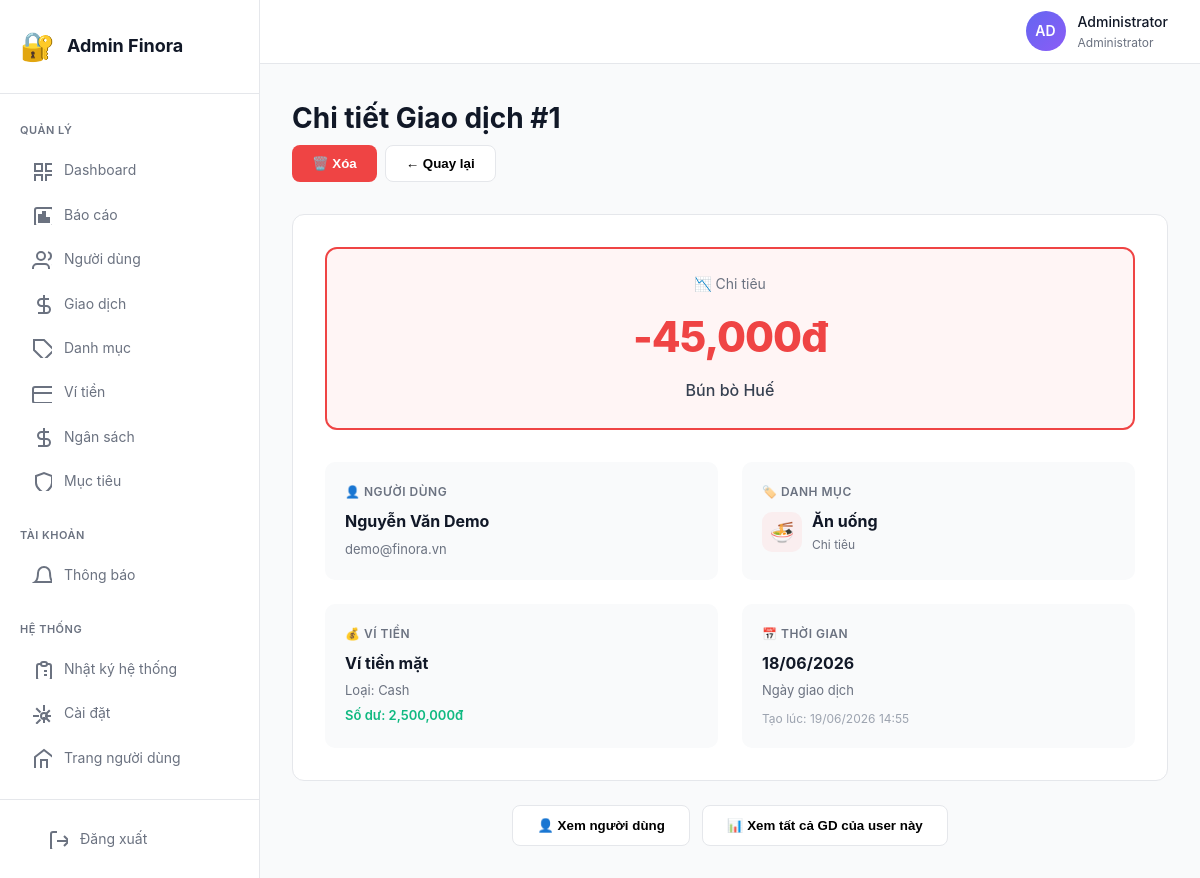
The app's page /admin/transaction-detail.php?id=1 with its own data.
### tables this page shows
CREATE TABLE transactions (
    id INT AUTO_INCREMENT PRIMARY KEY,
    user_id INT NOT NULL,
    wallet_id INT NOT NULL,
    category_id INT NOT NULL,
    type ENUM('income', 'expense', 'transfer') DEFAULT 'expense',
    amount DECIMAL(15,2) NOT NULL,
    description VARCHAR(255),
    note TEXT,
    transaction_date DATE NOT NULL,
    receipt_image VARCHAR(255) DEFAULT NULL,
    location VARCHAR(255) DEFAULT NULL,
    tags VARCHAR(255) DEFAULT NULL,
    created_at TIMESTAMP DEFAULT CURRENT_TIMESTAMP,
    updated_at TIMESTAMP DEFAULT CURRENT_TIMESTAMP ON UPDATE CURRENT_TIMESTAMP,
    FOREIGN KEY (user_id) REFERENCES users(id) ON DELETE CASCADE,
    FOREIGN KEY (wallet_id) REFERENCES wallets(id) ON DELETE CASCADE,
    FOREIGN KEY (category_id) REFERENCES categories(id) ON DELETE CASCADE,
    INDEX idx_user_date (user_id, transaction_date),
    INDEX idx_type (type),
    INDEX idx_wallet (wallet_id),
    INDEX idx_category (category_id),
    INDEX idx_date (transaction_date)
);

CREATE TABLE users (
    id INT AUTO_INCREMENT PRIMARY KEY,
    username VARCHAR(50) UNIQUE NOT NULL,
    email VARCHAR(255) UNIQUE NOT NULL,
    password VARCHAR(255) NOT NULL,
    full_name VARCHAR(100) NOT NULL,
    avatar VARCHAR(255) DEFAULT NULL,
    phone VARCHAR(20) DEFAULT NULL,
    role ENUM('admin', 'user') DEFAULT 'user',
    currency VARCHAR(10) DEFAULT 'VND',
    monthly_budget DECIMAL(15,2) DEFAULT 0,
    remember_token VARCHAR(100) DEFAULT NULL,
    is_active TINYINT(1) DEFAULT 1,
    created_at TIMESTAMP DEFAULT CURRENT_TIMESTAMP,
    updated_at TIMESTAMP DEFAULT CURRENT_TIMESTAMP ON UPDATE CURRENT_TIMESTAMP,
    last_login TIMESTAMP NULL,
    INDEX idx_email (email),
    INDEX idx_username (username),
    INDEX idx_role (role)
);

CREATE TABLE categories (
    id INT AUTO_INCREMENT PRIMARY KEY,
    user_id INT NULL,
    name VARCHAR(100) NOT NULL,
    type ENUM('income', 'expense') DEFAULT 'expense',
    icon VARCHAR(50) DEFAULT '📦',
    color VARCHAR(20) DEFAULT '#7C3AED',
    description TEXT,
    is_system TINYINT(1) DEFAULT 0,
    parent_id INT DEFAULT NULL,
    display_order INT DEFAULT 0,
    created_at TIMESTAMP DEFAULT CURRENT_TIMESTAMP,
    FOREIGN KEY (user_id) REFERENCES users(id) ON DELETE CASCADE,
    FOREIGN KEY (parent_id) REFERENCES categories(id) ON DELETE SET NULL,
    INDEX idx_user_type (user_id, type),
    INDEX idx_system (is_system)
);

CREATE TABLE wallets (
    id INT AUTO_INCREMENT PRIMARY KEY,
    user_id INT NOT NULL,
    name VARCHAR(100) NOT NULL,
    type ENUM('cash', 'bank', 'e_wallet', 'credit_card', 'investment') DEFAULT 'cash',
    balance DECIMAL(15,2) DEFAULT 0,
    bank_name VARCHAR(100) DEFAULT NULL,
    account_number VARCHAR(50) DEFAULT NULL,
    color VARCHAR(20) DEFAULT '#7C3AED',
    icon VARCHAR(50) DEFAULT '💰',
    description TEXT,
    is_active TINYINT(1) DEFAULT 1,
    created_at TIMESTAMP DEFAULT CURRENT_TIMESTAMP,
    updated_at TIMESTAMP DEFAULT CURRENT_TIMESTAMP ON UPDATE CURRENT_TIMESTAMP,
    FOREIGN KEY (user_id) REFERENCES users(id) ON DELETE CASCADE,
    INDEX idx_user_active (user_id, is_active)
);

### admin/transaction-detail.php (the view, shortened to what this page needs)
<?php
require_once '../connect.php';
$tx_id = intval($_GET['id']);
$stmt = $conn->prepare("SELECT t.*,
                        u.full_name, u.email, u.phone,
                        c.name as category_name, c.icon as category_icon, c.color as category_color,
                        w.name as wallet_name, w.type as wallet_type, w.balance as wallet_balance
                        FROM transactions t
                        JOIN users u ON t.user_id = u.id
                        JOIN categories c ON t.category_id = c.id
                        JOIN wallets w ON t.wallet_id = w.id
                        WHERE t.id = ?");
$stmt->bind_param("i", $tx_id);
$stmt->execute();
$tx = $stmt->get_result()->fetch_assoc();
?>
<!DOCTYPE html>
<html lang="vi">
<head>
    <link rel="stylesheet" href="assets/css/admin.css">
</head>
<body>
    <?php include 'includes/sidebar.php'; ?>
    <div class="main-content">
        <?php include 'includes/header.php'; ?>
        <div class="content">
            <div class="page-header">
                <h1>Chi tiết Giao dịch #<?= $tx_id ?></h1>
                <div style="display: flex; gap: 8px;">
                    <button onclick="if(confirm('Bạn có chắc muốn xóa giao dịch này?')) window.location.href='transactions.php?delete=<?= $tx_id ?>'" style="padding: 10px 20px; background: #EF4444; color: white; border: none; border-radius: 8px; font-weight: 600; cursor: pointer;">
                        🗑️ Xóa
                    </button>
                    <button onclick="window.location.href='transactions.php'" style="padding: 10px 20px; background: white; border: 1px solid #E5E7EB; border-radius: 8px; font-weight: 600; cursor: pointer;">
                        ← Quay lại
                    </button>
                </div>
            </div>
            <div class="card" style="margin-bottom: 24px;">
                <div style="padding: 32px;">
                    <div style="text-align: center; margin-bottom: 32px; padding: 24px; background: <?= $tx['type'] == 'income' ? 'rgba(16, 185, 129, 0.05)' : 'rgba(239, 68, 68, 0.05)' ?>; border-radius: 12px; border: 2px solid <?= $tx['type'] == 'income' ? '#10B981' : '#EF4444' ?>;">
                        <div style="font-size: 14px; color: #6B7280; margin-bottom: 8px;">
                            <?= $tx['type'] == 'income' ? '📈 Thu nhập' : '📉 Chi tiêu' ?>
                        </div>
                        <div style="font-size: 42px; font-weight: 800; color: <?= $tx['type'] == 'income' ? '#10B981' : '#EF4444' ?>; letter-spacing: -1px;">
                            <?= $tx['type'] == 'income' ? '+' : '-' ?><?= number_format($tx['amount']) ?>đ
                        </div>
                        <?php if ($tx['description']): ?>
                        <div style="font-size: 16px; color: #374151; margin-top: 8px; font-weight: 500;">
                            <?= htmlspecialchars($tx['description']) ?>
                        </div>
                        <?php endif; ?>
                    </div>
                    <div style="display: grid; grid-template-columns: repeat(2, 1fr); gap: 24px;">
                        <div style="padding: 20px; background: #F9FAFB; border-radius: 10px;">
                            <div style="font-size: 12px; color: #6B7280; margin-bottom: 8px; font-weight: 600; text-transform: uppercase; letter-spacing: 0.5px;">
                                👤 Người dùng
                            </div>
                            <div style="font-weight: 700; font-size: 16px; margin-bottom: 4px;">
                                <?= htmlspecialchars($tx['full_name']) ?>
                            </div>
                            <div style="font-size: 13px; color: #6B7280;">
                                <?= htmlspecialchars($tx['email']) ?>
                            </div>
                        </div>
                        <div style="padding: 20px; background: #F9FAFB; border-radius: 10px;">
                            <div style="font-size: 12px; color: #6B7280; margin-bottom: 8px; font-weight: 600; text-transform: uppercase; letter-spacing: 0.5px;">
                                🏷️ Danh mục
                            </div>
                            <div style="display: flex; align-items: center; gap: 10px;">
                                <div style="width: 40px; height: 40px; border-radius: 10px; background: <?= $tx['category_color'] ?>15; display: flex; align-items: center; justify-content: center; font-size: 20px;">
                                    <?= $tx['category_icon'] ?>
                                </div>
                                <div>
                                    <div style="font-weight: 700; font-size: 16px;">
                                        <?= htmlspecialchars($tx['category_name']) ?>
                                    </div>
                                    <div style="font-size: 12px; color: #6B7280;">
                                        <?= $tx['type'] == 'income' ? 'Thu nhập' : 'Chi tiêu' ?>
                                    </div>
                                </div>
                            </div>
                        </div>
                        <div style="padding: 20px; background: #F9FAFB; border-radius: 10px;">
                            <div style="font-size: 12px; color: #6B7280; margin-bottom: 8px; font-weight: 600; text-transform: uppercase; letter-spacing: 0.5px;">
                                💰 Ví tiền
                            </div>
                            <div style="font-weight: 700; font-size: 16px; margin-bottom: 4px;">
                                <?= htmlspecialchars($tx['wallet_name']) ?>
                            </div>
                            <div style="font-size: 13px; color: #6B7280;">
                                Loại: <?= ucfirst($tx['wallet_type']) ?>
                            </div>
                            <div style="font-size: 13px; color: <?= $tx['wallet_balance'] >= 0 ? '#10B981' : '#EF4444' ?>; margin-top: 4px; font-weight: 600;">
                                Số dư: <?= number_format($tx['wallet_balance']) ?>đ
                            </div>
                        </div>
                        <div style="padding: 20px; background: #F9FAFB; border-radius: 10px;">
                            <div style="font-size: 12px; color: #6B7280; margin-bottom: 8px; font-weight: 600; text-transform: uppercase; letter-spacing: 0.5px;">
                                📅 Thời gian
                            </div>
                            <div style="font-weight: 700; font-size: 16px; margin-bottom: 4px;">
                                <?= date('d/m/Y', strtotime($tx['transaction_date'])) ?>
                            </div>
                            <div style="font-size: 13px; color: #6B7280;">
                                Ngày giao dịch
                            </div>
                            <div style="font-size: 12px; color: #9CA3AF; margin-top: 8px;">
                                Tạo lúc: <?= date('d/m/Y H:i', strtotime($tx['created_at'])) ?>
                            </div>
                        </div>
                    </div>
                </div>
            </div>
            <div style="display: flex; gap: 12px; justify-content: center;">
                <button onclick="window.location.href='user-detail.php?id=<?= $tx['user_id'] ?>'" style="padding: 12px 24px; background: white; border: 1px solid #E5E7EB; border-radius: 8px; font-weight: 600; cursor: pointer;">
                    👤 Xem người dùng
                </button>
                <button onclick="window.location.href='transactions.php?user=<?= $tx['user_id'] ?>'" style="padding: 12px 24px; background: white; border: 1px solid #E5E7EB; border-radius: 8px; font-weight: 600; cursor: pointer;">
                    📊 Xem tất cả GD của user này
                </button>
            </div>
        </div>
    </div>
</body>
</html>

### admin/assets/css/admin.css (style rules this page uses)
:root { --primary: #6366F1; --primary-dark: #4F46E5; --success: #10B981; --danger: #EF4444; --warning: #F59E0B; --bg-page: #F9FAFB; --bg-card: #FFFFFF; --border: #E5E7EB; --text-primary: #111827; --text-secondary: #6B7280; --sidebar-w: 260px; }
* { margin: 0; padding: 0; box-sizing: border-box; }
body { font-family: 'Inter', -apple-system, BlinkMacSystemFont, sans-serif; background: var(--bg-page); color: var(--text-primary); font-size: 14px; line-height: 1.6; }
.main-content { margin-left: var(--sidebar-w); min-height: 100vh; display: flex; flex-direction: column; }
.content { padding: 32px; flex: 1; }
.page-header { margin-bottom: 32px; }
.page-header h1 { font-size: 28px; font-weight: 700; margin-bottom: 4px; }
.card { background: var(--bg-card); border: 1px solid var(--border); border-radius: 12px; overflow: hidden; }

### records on screen
transactions: amount "45,000", description "Bún bò Huế", user.full_name "Nguyễn Văn Demo", user.email "demo@finora.vn", category.icon "🍜", category.name "Ăn uống", wallet.name "Ví tiền mặt", wallet.type "Cash", wallet.balance "2,500,000", transaction_date "18/06/2026", created_at "19/06/2026 14:55"

### other values on screen
substr($user['full_name'], 0, 2) "AD"
$user['full_name'] "Administrator"
$tx_id "1"
